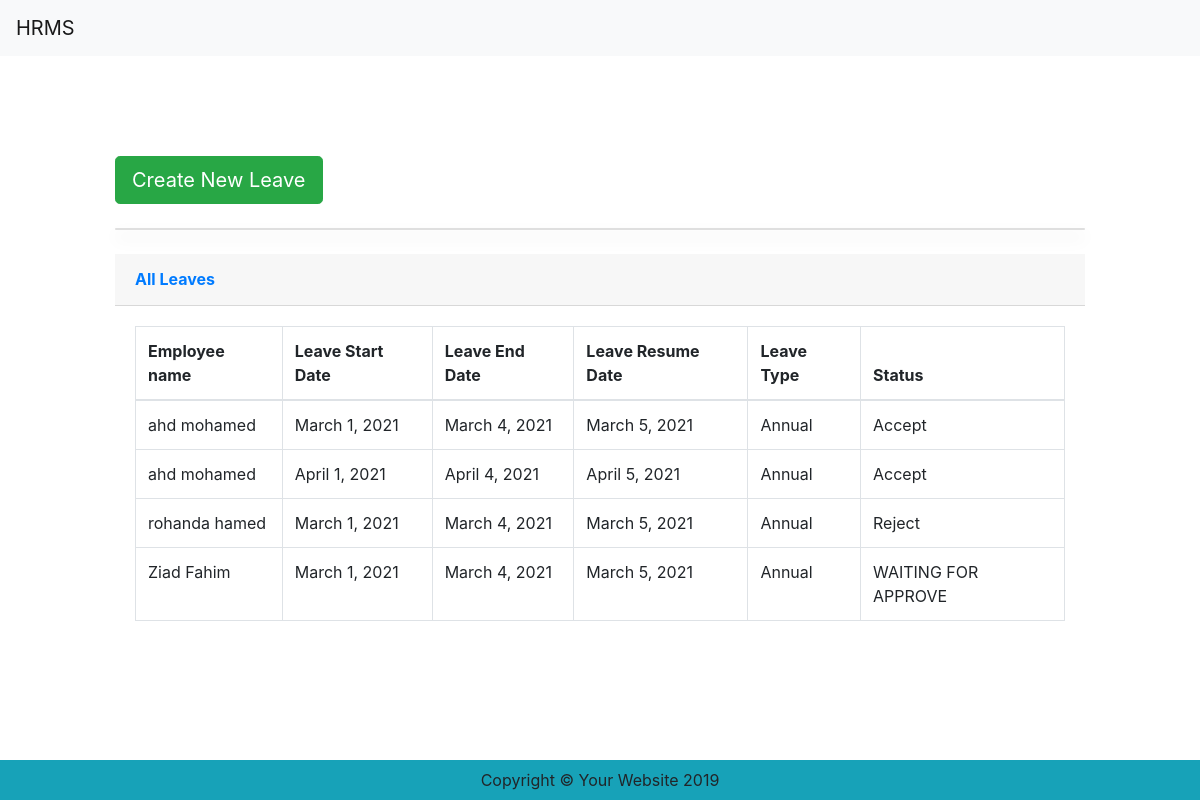
Screenshot of /leaves_master/all/ with the database file from the repository.
### leaves/models.py (models this page shows)
class All_Leaves(models.Model):
    employee=models.ForeignKey(Employee, related_name='temp', on_delete=models.CASCADE, null=True)
    leave_type=models.ForeignKey(Leave_Master, on_delete=models.CASCADE, null=True)
    leave_start=models.DateField(auto_now=False, auto_now_add=False)
    leave_end=models.DateField(auto_now=False, auto_now_add=False)
    resume_date=models.DateField(auto_now=False, auto_now_add=False)
    leave_reason=models.CharField(max_length=200)
    Status=models.CharField(
        max_length=20,
        default="WAITING FOR APPROVE",
    )

class Leave_Master(models.Model):
    leave_type=models.CharField(max_length=50)
    leave_value=models.CharField(max_length=2)
    def __str__(self):
        return self.leave_type

### employees/models.py (models this page shows)
class Employee(models.Model):
    user=models.ForeignKey(User, on_delete=models.CASCADE,null=True,blank=True)
    employee_name=models.CharField(max_length=50)
    employee_email=models.CharField(max_length=50)
    employee_number=models.CharField(max_length=50)
    GENDER_CHOICE = [
        ('Male', 'Male'),
        ('Female', 'Female'),
    ]
    gender = models.CharField(
        max_length=10,
        choices=GENDER_CHOICE,
        default="",
    )
    nationality=models.CharField(max_length=50)
    address=models.CharField(max_length=50)
    ID_CHOICE = [
        ('National_ID', 'National_ID'),
        ('Passport', 'Passport'),
    ]
    id_type=models.CharField(
        max_length=20,
        choices=ID_CHOICE,
        default="",
    )
    hire_date=models.DateTimeField(auto_now=False, auto_now_add=False)
    SOCIAL_CHOICE = [
        ('Single', 'Single'),
        ('Maried', 'Maried'),
    ]
    social_status=models.CharField(
        max_length=20,
        choices=SOCIAL_CHOICE,
        default="",
    )
    date_birth=models.DateTimeField(auto_now=False, auto_now_add=False)
    blace_birth=models.CharField(max_length=50)
    Mobile=models.CharField(max_length=50)
    idd=models.CharField(max_length=50)
    insured=models.BooleanField()
    is_active=models.BooleanField()
    has_medical=models.BooleanField()
    leaves_balance=models.CharField(max_length=50)
    def __str__(self):
        return self.employee_name

### leaves/views.py (the view)
# urls.py: path("all/", views.All_Leavess, name="all_leaves"),
def All_Leavess(request):
    all_leaves = All_Leaves.objects.all()
    context = {
        'all_leaves' : all_leaves ,
    }
    return render(request,'all_leaves.html',context)

### templates/all_leaves.html (shortened to what this page needs)
{% extends './base.html' %} {% block content %}
<div class="row justify-content-center" style="margin-top: 100px;">
    <div class="col-10 ">
        <a href="{% url 'create_leave' %}" class="btn btn-lg btn-success text-gray-800 mr-3 mb-2">Create New Leave</a></h1>
    </div>
</div>
<div class="row justify-content-center ">
    <div class="col-10 ">
        <div class="card shadow mb-4 mt-3"></div>
        <div class="card-header py-3">
            <h6 class="m-0 font-weight-bold text-primary">All Leaves</h6>
        </div>
        <div class="card-body">
            <div class="table-responsive">
                <table class="table table-bordered" id="dataTable" width="100%" cellspacing="0">
                    <thead>
                        <tr>
                            <th>Employee name</th>
                            <th>Leave Start Date</th>
                            <th>Leave End Date</th>
                            <th>Leave Resume Date</th>
                            <th>Leave Type</th>
                            <th>Status</th>
                        </tr>
                    </thead>
                    <tbody>
                        {% for i in all_leaves %}
                        <tr>
                            <td>{{ i.employee }}</td>
                            <td>{{ i.leave_start }}</td>
                            <td>{{ i.leave_end }}</td>
                            <td>{{ i.resume_date }}</td>
                            <td>{{ i.leave_type }}</td>
                            <td>{{ i.Status}}</td>
                        </tr>
                        {% endfor %}
                    </tbody>
                </table>
            </div>
        </div>
    </div>
</div>
</div>
{% endblock %}

### rows the page displays
All_Leaves: employee "ahd mohamed", leave_start "March 1, 2021", leave_end "March 4, 2021", resume_date "March 5, 2021", leave_type "Annual", Status "Accept"
All_Leaves: employee "ahd mohamed", leave_start "April 1, 2021", leave_end "April 4, 2021", resume_date "April 5, 2021", leave_type "Annual", Status "Accept"
All_Leaves: employee "rohanda hamed", leave_start "March 1, 2021", leave_end "March 4, 2021", resume_date "March 5, 2021", leave_type "Annual", Status "Reject"
All_Leaves: employee "Ziad Fahim", leave_start "March 1, 2021", leave_end "March 4, 2021", resume_date "March 5, 2021", leave_type "Annual", Status "WAITING FOR APPROVE"
